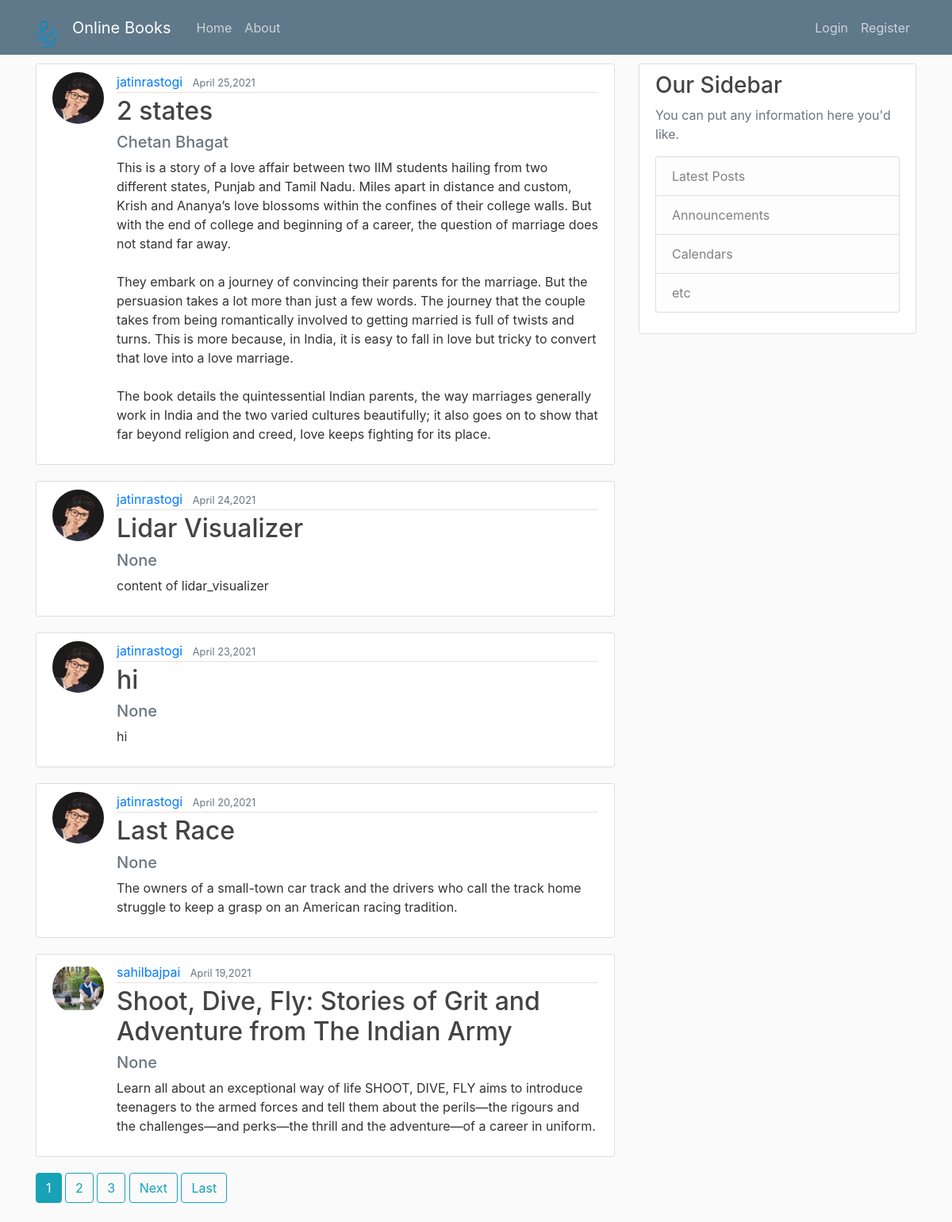
Before: / with the older database file.
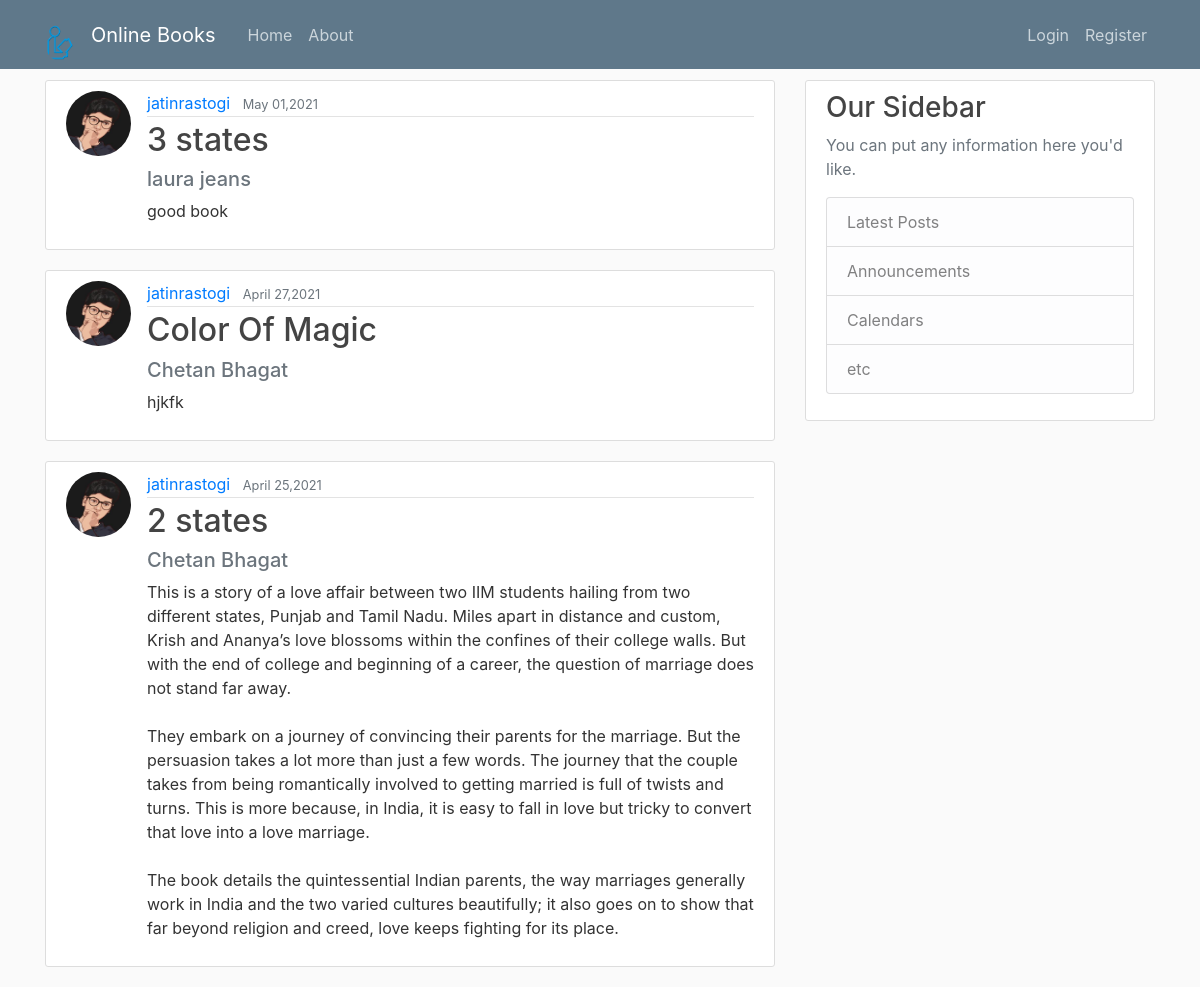
After: the same page with the newer database file.
### blog/models.py (models this page shows, shortened)
class Post(models.Model):
    title = models.CharField(max_length=100)
    book_writer = models.CharField(max_length=100,null=True)
    content = models.TextField()
    date_posted = models.DateTimeField(default=timezone.now)
    author = models.ForeignKey(User,on_delete=models.CASCADE)
    book = models.FileField(upload_to="uploads/",null=True,validators=[validate_file_extension])

### users/models.py (models this page shows, shortened)
class Profile(models.Model):
    user = models.OneToOneField(User,on_delete=models.CASCADE)
    image = models.ImageField(default='default.jpg',upload_to = 'profile_pics' )

### blog/views.py (the view)
# urls.py: path('', PostListView.as_view(),name="blog-home"),
class PostListView(ListView):
    model = Post
    template_name = 'blog/home.html'
    context_object_name = 'posts'
    ordering = ['-date_posted']
    paginate_by = 5

### blog/templates/blog/home.html (shortened to what this page needs)
{% extends "blog/base.html" %}
{% block content %}
    {% for post in posts %}
    <article class="media content-section">
        <img class= "rounded-circle article-img" src="{{ post.author.profile.image.url }}">
        <div class="media-body">
          <div class="article-metadata">
            <a class="mr-2" href="{% url 'user-posts' post.author.username %}">{{ post.author }}</a>
            <small class="text-muted">{{ post.date_posted|date:"F d,Y" }}</small>
          </div>
          <h2><a class="article-title" href="{% url 'post-detail' post.id%}">{{ post.title }}</a></h2>
          <h5 ><a class="card-subtitle mb-2 text-muted" href="https://www.google.com/search?q={{post.book_writer}}"  target="_blank">{{ post.book_writer }} </a></h5>
          <p class="article-content">{{ post.content }}</p>
        </div>
      </article>
    {% endfor %}
    {%  if is_paginated %}
      {% for num in page_obj.paginator.page_range %}
        {% if page_obj.number == num %}
          <a class="btn btn-info mb-4" href="?page={{ num }}">{{ num }}</a>
        {% elif num > page_obj.number|add:'-3' and num < page_obj.number|add:'3' %}
          <a class="btn btn-outline-info mb-4" href="?page={{ num }}">{{ num }}</a>
        {% endif %}
      {% endfor %}
      {% if page_obj.has_next %}
           <a class="btn btn-outline-info mb-4" href="?page={{ page_obj.next_page_number }}">Next</a>
           <a class="btn btn-outline-info mb-4" href="?page={{ page_obj.paginator.num_pages }}">Last</a>
      {% endif %}
    {% endif %}
{% endblock content %}

### blog/templates/blog/base.html (shortened to what this page needs)
{% load static %}
<!Doctype html>
<html>
    <head>
    <link rel="stylesheet" href="https://maxcdn.bootstrapcdn.com/bootstrap/4.0.0/css/bootstrap.min.css">
    <link rel="stylesheet" type= "text/css" href="{% static 'blog/main.css' %}">
    </head>
    <body>
        <header class="site-header">
            <nav class="navbar navbar-expand-md navbar-dark bg-steel fixed-top">
              <div class="container">
                <img src="{% static 'blog/logo.png' %}" class="mr-3 mt-3 rounded-circle" style="width:30px;">
                <a class="navbar-brand mr-4" href="{% url 'blog-home' %}">Online Books</a>
                <div class="collapse navbar-collapse" id="navbarToggle">
                  <div class="navbar-nav mr-auto">
                    <a class="nav-item nav-link" href="{% url 'blog-home' %}">Home</a>
                    <a class="nav-item nav-link" href="{% url 'blog-about' %}">About</a>
                  </div>
                  <div class="navbar-nav">
                    {% if user.is_authenticated %}
                      <form action="{% url 'blog-search' %}" method="POST">
                        {% csrf_token %}
                      <input type="search" placeholder="search books" class="form-control-sm" aria-label="Search" name="searched">
                      <button class="btn-primary" type="submit">Search</button>
                      </form>
                      <a class="nav-item nav-link" href="{% url 'post-create' %}">New Post</a>
                      <a class="nav-item nav-link" href="{% url 'profile' %}">Profile</a>
                      <a class="nav-item nav-link" href="{% url 'logout' %}">Logout</a>
                    {% else %}
                      <a class="nav-item nav-link" href="{% url 'login' %}">Login</a>
                      <a class="nav-item nav-link" href="{% url 'register' %}">Register</a>
                    {% endif %}
                  </div>
                </div>
              </div>
            </nav>
          </header>
          <main role="main" class="container">
            <div class="row">
              <div class="col-md-8">
                {% block content %}{% endblock %}
              </div>
              <div class="col-md-4">
                <div class="content-section">
                  <h3>Our Sidebar</h3>
                  <p class='text-muted'>You can put any information here you'd like.
                    <ul class="list-group">
                      <li class="list-group-item list-group-item-light">Latest Posts</li>
                      <li class="list-group-item list-group-item-light">Announcements</li>
                      <li class="list-group-item list-group-item-light">Calendars</li>
                      <li class="list-group-item list-group-item-light">etc</li>
                    </ul>
                  </p>
                </div>
              </div>
            </div>
    </body>
</html>

### blog/static/blog/main.css (style rules this page uses)
body { background: #fafafa; color: #333333; margin-top: 5rem; }
h1, h2, h3, h4, h5, h6 { color: #444444; }
ul { margin: 0; }
.bg-steel { background-color: #5f788a; }
.site-header .navbar-nav .nav-link { color: #cbd5db; }
.content-section { background: #ffffff; padding: 10px 20px; border: 1px solid #dddddd; border-radius: 3px; margin-bottom: 20px; }
.article-title { color: #444444; }
.article-content { white-space: pre-line; }
.article-img { height: 65px; width: 65px; margin-right: 16px; }
.article-metadata { padding-bottom: 1px; margin-bottom: 4px; border-bottom: 1px solid #e3e3e3 }

Changed rows visible on the page:
removed Post: author.profile.image (picture), author "jatinrastogi", date_posted "April 24,2021", title "Lidar Visualizer", book_writer "None", content "content of lidar_visualizer"
removed Post: author.profile.image (picture), author "jatinrastogi", date_posted "April 23,2021", title "hi", book_writer "None", content "hi"
removed Post: author.profile.image (picture), author "jatinrastogi", date_posted "April 20,2021", title "Last Race", book_writer "None", content "The owners of a small-town car track and the drivers who call the track home struggle to keep a grasp on an American racing tradition."
removed Post: author.profile.image (picture), author "sahilbajpai", date_posted "April 19,2021", title "Shoot, Dive, Fly: Stories of Grit and Adventure from The Indian Army", book_writer "None", content "Learn all about an exceptional way of life SHOOT, DIVE, FLY aims to introduce teenagers to the armed forces and tell them about the perils—the rigours and the challenges—and perks—the thrill and the adventure—of a career in uniform."
added Post: author.profile.image (picture), author "jatinrastogi", date_posted "May 01,2021", title "3 states", book_writer "laura jeans", content "good book"
added Post: author.profile.image (picture), author "jatinrastogi", date_posted "April 27,2021", title "Color Of Magic", book_writer "Chetan Bhagat", content "hjkfk"
Other visible differences:
list line gone: "1"
list line gone: "2"
list line gone: "3"
text no longer shown: "Next Last"
